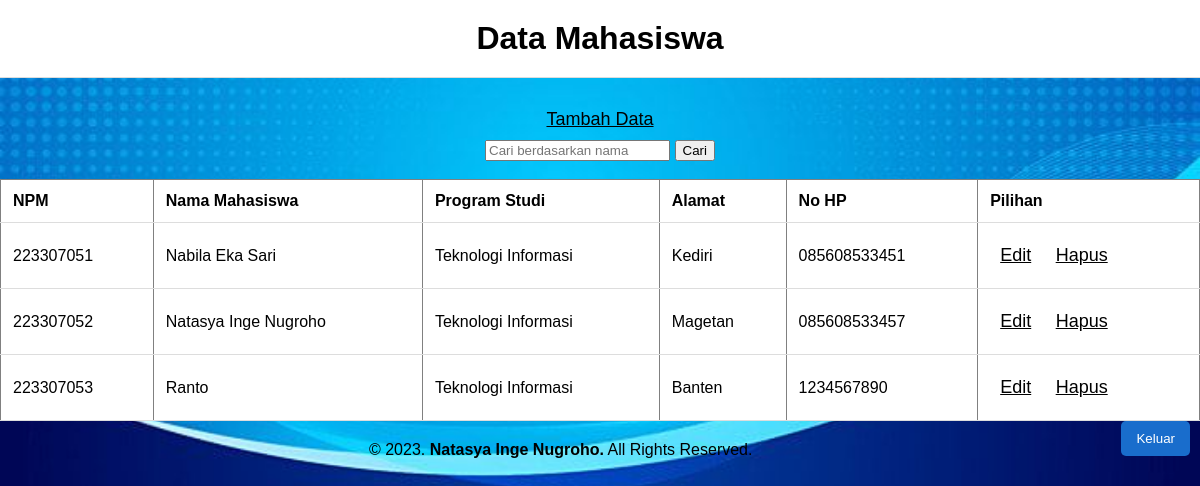
Screenshot of /viewmahasiswa.php with the database file from the repository.
### tables this page shows
CREATE TABLE `t_mahasiswa` (
  `npm` int(11) NOT NULL,
  `namaMhs` varchar(50) NOT NULL,
  `prodi` varchar(25) NOT NULL,
  `alamat` varchar(70) NOT NULL,
  `noHP` varchar(25) NOT NULL
);

### viewMahasiswa.php (the view, shortened to what this page needs)
<?php
    include 'koneksi.php';
    $keyword = '';
    if (isset($_GET['keyword'])) {
        $keyword = $_GET['keyword'];
        $stmt = $conn->prepare("SELECT * FROM t_mahasiswa WHERE namaMhs LIKE ?");
        $keyword = "%" . $keyword . "%";
        $stmt->bind_param("s", $keyword);
        $stmt->execute();
        $result = $stmt->get_result();
        if (!$result) {
            die("Query Error: " . $stmt->errno . " - " . $stmt->error);
        }
    } else {
        $query = "SELECT * FROM t_mahasiswa ORDER BY npm ASC";
        $result = mysqli_query($conn, $query);
    }
?>
<!DOCTYPE html>
<html lang="en">
<head>
</head>
<body>
    <h1>Data Mahasiswa</h1>
    <center>
    <a href="inputmahasiswa.php">Tambah Data</a>
        <br>
        <form action="" method="GET">
            <input type="text" name="keyword" placeholder="Cari berdasarkan nama" value="<?php echo $keyword; ?>">
            <input type="submit" value="Cari">
        </form>
    </center>
    <br>
    <table border="1">
        <tr>
            <th>NPM</th>
            <th>Nama Mahasiswa</th>
            <th>Program Studi</th>
            <th>Alamat</th>
            <th>No HP</th>
            <th>Pilihan</th>
        </tr>
        <?php
        while ($data = $result->fetch_assoc()) {
            echo "<tr>";
            echo "<td>" . $data['npm'] . "</td>";
            echo "<td>" . $data['namaMhs'] . "</td>";
            echo "<td>" . $data['prodi'] . "</td>";
            echo "<td>" . $data['alamat'] . "</td>";
            echo "<td>" . $data['noHP'] . "</td>";
            echo '<td>
             <a href="editmahasiswa.php?npm=' . $data['npm'] . '">Edit</a>
             <a href="hapusmahasiswa.php?npm=' . $data['npm'] . '"
                onclick="return confirm(\'Anda yakin akan menghapus data?\')">Hapus</a>
                </td>';
             echo "</tr>";
        }
        ?>
    </table>
    <form action="login.php" method="post">
        <button type="submit">Keluar</button>
    </form>
    <div id="copyright">
            <div class="wrapper">
            &copy; 2023. <b>Natasya Inge Nugroho.</b> All Rights Reserved.
            </div>
    </div>
</body>
</html>

### viewMahasiswa.php (style rules this page uses)
body { font-family: Arial, sans-serif; background-image: url("gambar/view.jpeg"); background-size: cover; background-position: center; background-repeat: no-repeat; margin: 0; padding: 0; color: #000000; }
h1 { text-align: center; margin-top: 0; padding: 20px; background-color: #fff; border-bottom: 1px solid #ddd; color: #000000; }
a { text-decoration: none; color: #000; }
table { width: 100%; border-collapse: collapse; background: hsl(0, 0%, 100%); }
th, td { padding: 12px; text-align: left; border-bottom: 1px solid #ddd; }
button { float: right; background: hsl(212, 78%, 45%); padding: 10px 15px; color: #fff; border-radius: 5px; margin-right: 10px; border: none; }
a { font-size: 18px; display: inline-block; padding: 10px; text-decoration: none; color: #444; text-decoration: underline; color: #000000; }
#copyright { color: #000000; text-align: center; width: 100%; padding: 10px 0px 10px 0px; margin-top: 10px; }

### rows the page displays
t_mahasiswa: npm "223307051", namaMhs "Nabila Eka Sari", prodi "Teknologi Informasi", alamat "Kediri", noHP "085608533451"
t_mahasiswa: npm "223307052", namaMhs "Natasya Inge Nugroho", prodi "Teknologi Informasi", alamat "Magetan", noHP "085608533457"
t_mahasiswa: npm "223307053", namaMhs "Ranto", prodi "Teknologi Informasi", alamat "Banten", noHP "1234567890"
